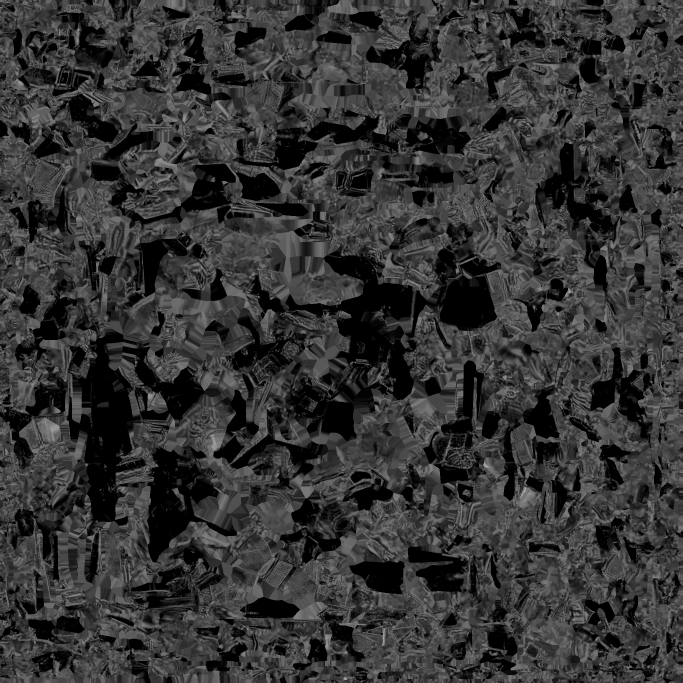
#> input picture SourceArt/Meshy/bay_cradle/metallic.png, 2048 x 2048 px, found by its file name (shown at 1/3 size)
$ python import_characters.py
#> lines starting #> are read from the running program, lines starting #| are printed output that depends on the picture
"""Fix 3.1 stage 5: copy the rigged Mixamo models, their animations and Meshy's textures into the Unity project.

python Tools/import_characters.py

From SourceArt/Mixamo/<name>/ (Dan's Mixamo downloads, Docs/MODELS-NEEDED.md) and SourceArt/Meshy/<name>/ (Meshy's textures)
to Assets/Resources/Characters/:
  <name>.fbx                    the rigged model (Mixamo "idle", With Skin; its idle clip comes with it)
  <name>_albedo.png             base colour
  <name>_normal.png             normal map
  <name>_mask.png               URP Lit metallic / smoothness map (R metallic, A smoothness = 1 - roughness)
  pilot_*_hollow.png            the Hollow's disguise: the visor made a matte, dead black (its tell); the real pilot's visor
                                is made a strong mirror (metallic .6, smoothness .97) in pilot_mask.png
  Clips/<set>_<clip>.fbx        animations (Without Skin); set = pilot, creature (shared by all five) or a type's own extras
  Journal/<type>.png            Field Journal pictures (the three-quarter renders from Tools/Blender/meshy_cleanup.py)
Assets/Editor/CharacterImport.cs sets the import (Humanoid, loops, LODs, texture types).
"""
import shutil
from pathlib import Path
from PIL import Image, ImageFilter, ImageChops

ROOT = Path(__file__).resolve().parent.parent
MIX, MESHY = ROOT / "SourceArt" / "Mixamo", ROOT / "SourceArt" / "Meshy"
OUT = ROOT / "Assets" / "Resources" / "Characters"
NAMES = ["pilot", "mimic", "hollow", "knocker", "stalker", "sleeper"]


def textures(n):
#> called with n = 'pilot'
    d = MESHY / n
    shutil.copy2(d / "base_color.png", OUT / f"{n}_albedo.png")
    shutil.copy2(d / "normal.png", OUT / f"{n}_normal.png")
    metal = Image.open(d / "metallic.png").convert("L")
#> metal is the input picture: PIL image 2048x2048 L; min 0, max 185, mean 52.7
    smooth = Image.eval(Image.open(d / "roughness.png").convert("L"), lambda v: 255 - v)
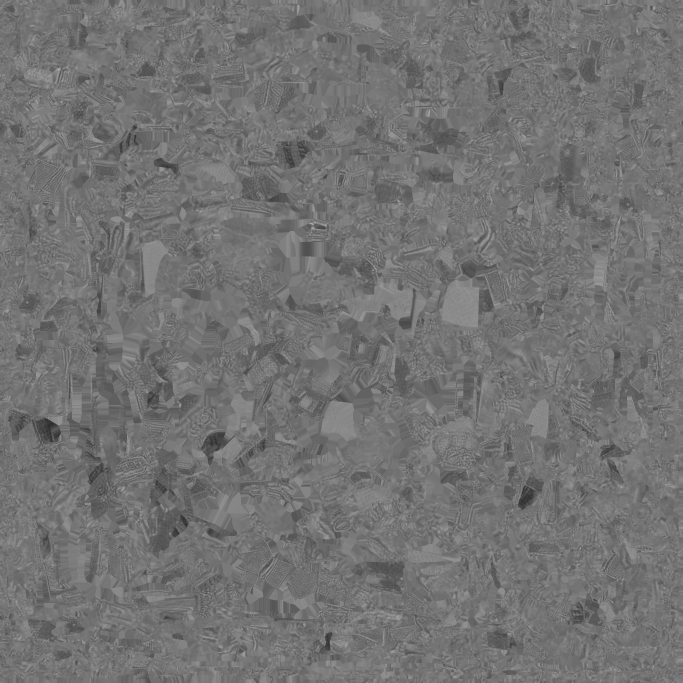
#> input picture SourceArt/Meshy/bay_cradle/roughness.png, 2048 x 2048 px, found by its file name (shown at 1/3 size)
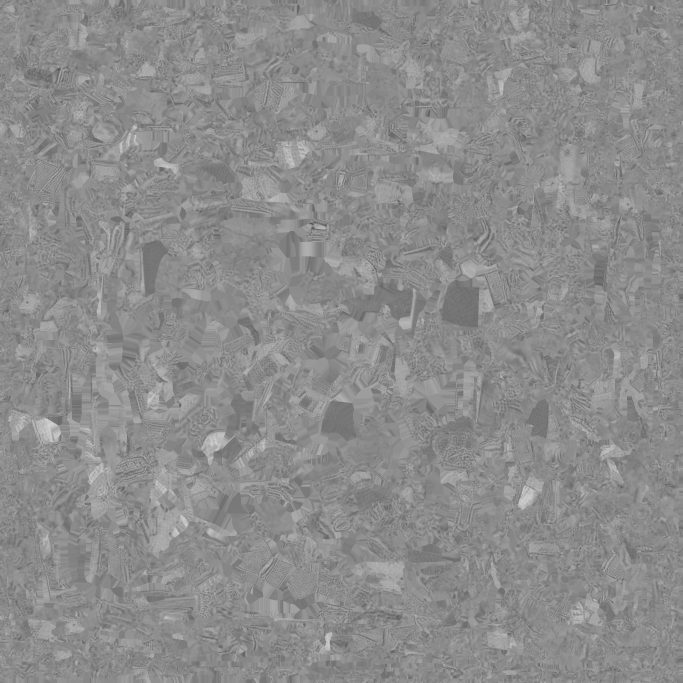
#> smooth: PIL image 2048x2048 L (shown at 1/3 size); min 79, max 214, mean 140.4
    if n != "pilot":
        Image.merge("RGBA", (metal, metal, metal, smooth)).save(OUT / f"{n}_mask.png"); return
    # the visor: the near-black, very glossy patches of the helmet (nothing else in the suit is both)
#> (the run stopped early here; a loop or call above may not have finished)
